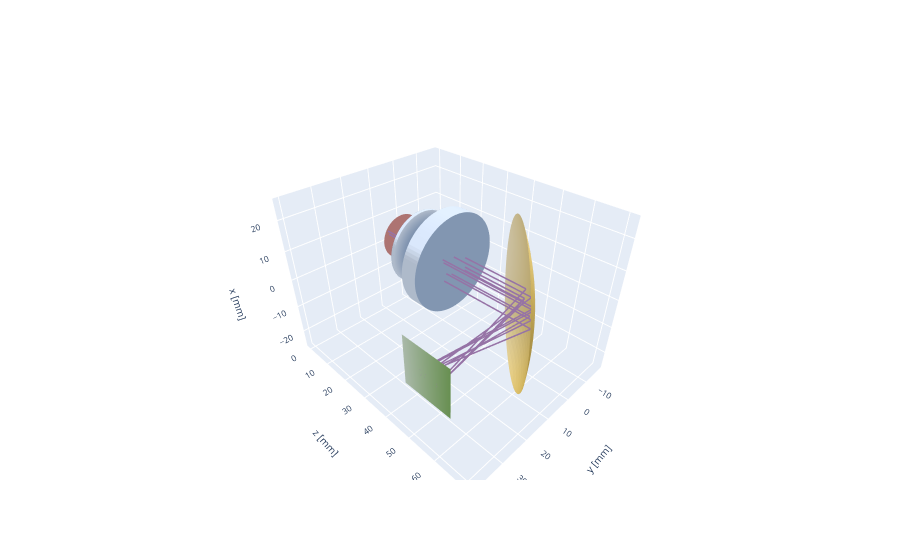

The cell this chart's notebook holds for it:
### Markdown cell above
Also 3D plotting is supported. Here rays always look correct since no projection is needed

### Code cell
dit.plotting.system3D.plot(system,RayPaths,resolution=24)

### Figure 1 — Plotly figure (JSON) as saved in the notebook; plotly's stock layout.template omitted (floating-point values rounded to 4 significant figures; data arrays with more than 128 entries replaced by an {"elided": "..."} marker saying what was removed)
{"data": [{"colorscale": [[0, "rgb(248, 206, 204)"], [1, "rgb(184, 84, 80)"]], "name": "light_source_0", "showscale": false, "type": "surface", "x": {"elided": "24x24 float values"}, "y": {"elided": "24x24 float values"}, "z": {"elided": "24x24 float values"}}, {"colorscale": [[0, "rgb(218, 232, 252)"], [1, "rgb(108, 142, 191)"]], "name": "lens1_0", "showscale": false, "type": "surface", "x": {"elided": "24x24 float values"}, "y": {"elided": "24x24 float values"}, "z": {"elided": "24x24 float values"}}, {"colorscale": [[0, "rgb(218, 232, 252)"], [1, "rgb(108, 142, 191)"]], "name": "lens1_1", "showscale": false, "type": "surface", "x": {"elided": "24x24 float values"}, "y": {"elided": "24x24 float values"}, "z": {"elided": "24x24 float values"}}, {"colorscale": [[0, "rgb(218, 232, 252)"], [1, "rgb(218, 232, 252)"]], "name": "lens1_2", "showscale": false, "type": "surface", "x": {"elided": "96x2 float values"}, "y": {"elided": "96x2 float values"}, "z": {"elided": "96x2 float values"}}, {"colorscale": [[0, "rgb(255, 242, 204)"], [1, "rgb(214, 182, 86)"]], "name": "mirror_0", "showscale": false, "type": "surface", "x": {"elided": "24x24 float values"}, "y": {"elided": "24x24 float values"}, "z": {"elided": "24x24 float values"}}, {"colorscale": [[0, "rgb(213, 232, 212)"], [1, "rgb(130, 179, 102)"]], "name": "detector_0", "showscale": false, "type": "surface", "x": {"elided": "24x24 float values"}, "y": {"elided": "24x24 float values"}, "z": {"elided": "24x24 float values"}}, {"colorscale": [[0, "rgb(218, 232, 252)"], [1, "rgb(108, 142, 191)"]], "name": "lens2_0", "showscale": false, "type": "surface", "x": {"elided": "24x24 float values"}, "y": {"elided": "24x24 float values"}, "z": {"elided": "24x24 float values"}}, {"colorscale": [[0, "rgb(218, 232, 252)"], [1, "rgb(108, 142, 191)"]], "name": "lens2_1", "showscale": false, "type": "surface", "x": {"elided": "24x24 float values"}, "y": {"elided": "24x24 float values"}, "z": {"elided": "24x24 float values"}}, {"colorscale": [[0, "rgb(218, 232, 252)"], [1, "rgb(218, 232, 252)"]], "name": "lens2_2", "showscale": false, "type": "surface", "x": {"elided": "96x2 float values"}, "y": {"elided": "96x2 float values"}, "z": {"elided": "96x2 float values"}}, {"hovertemplate": "ray id=0<br>X=%{x}<br>Y=%{y}<br>Z=%{z}<extra></extra>", "legendgroup": "", "line": {"color": "#9673a6", "dash": "solid", "width": 3}, "marker": {"symbol": "circle"}, "mode": "lines", "name": "", "scene": "scene", "showlegend": false, "type": "scatter3d", "x": [-2.425, -2.425, -2.425, -2.175, -2.17, -2.084, -0.4493], "y": [4.278, 4.278, 4.278, 3.839, 3.829, 3.678, 40.0], "z": [0.0, 10.0, 12.76, 22.8, 26.0, 59.4, 54.38]}, {"hovertemplate": "ray id=1<br>X=%{x}<br>Y=%{y}<br>Z=%{z}<extra></extra>", "legendgroup": "", "line": {"color": "#9673a6", "dash": "solid", "width": 3}, "marker": {"symbol": "circle"}, "mode": "lines", "name": "", "scene": "scene", "showlegend": false, "type": "scatter3d", "x": [2.797, 2.797, 2.797, 2.507, 2.501, 2.397, 0.5297], "y": [5.665, 5.665, 5.665, 5.078, 5.065, 4.855, 40.0], "z": [0.0, 10.0, 12.6, 22.68, 26.0, 60.4, 54.01]}, {"hovertemplate": "ray id=2<br>X=%{x}<br>Y=%{y}<br>Z=%{z}<extra></extra>", "legendgroup": "", "line": {"color": "#9673a6", "dash": "solid", "width": 3}, "marker": {"symbol": "circle"}, "mode": "lines", "name": "", "scene": "scene", "showlegend": false, "type": "scatter3d", "x": [4.172, 4.172, 4.172, 3.736, 3.726, 3.568, 0.791], "y": [6.035, 6.035, 6.035, 5.404, 5.389, 5.16, 40.0], "z": [0.0, 10.0, 12.46, 22.57, 26.0, 60.59, 53.95]}, {"hovertemplate": "ray id=3<br>X=%{x}<br>Y=%{y}<br>Z=%{z}<extra></extra>", "legendgroup": "", "line": {"color": "#9673a6", "dash": "solid", "width": 3}, "marker": {"symbol": "circle"}, "mode": "lines", "name": "", "scene": "scene", "showlegend": false, "type": "scatter3d", "x": [-5.218, -5.218, -5.218, -4.673, -4.66, -4.518, -0.7838], "y": [-5.176, -5.176, -5.176, -4.636, -4.623, -4.481, 40.0], "z": [0.0, 10.0, 12.46, 22.57, 26.0, 50.89, 59.5]}, {"hovertemplate": "ray id=4<br>X=%{x}<br>Y=%{y}<br>Z=%{z}<extra></extra>", "legendgroup": "", "line": {"color": "#9673a6", "dash": "solid", "width": 3}, "marker": {"symbol": "circle"}, "mode": "lines", "name": "", "scene": "scene", "showlegend": false, "type": "scatter3d", "x": [2.885, 2.885, 2.885, 2.591, 2.585, 2.494, 0.4985], "y": [0.5128, 0.5128, 0.5128, 0.4606, 0.4595, 0.4434, 40.0], "z": [0.0, 10.0, 12.91, 22.93, 26.0, 56.38, 55.79]}, {"hovertemplate": "ray id=5<br>X=%{x}<br>Y=%{y}<br>Z=%{z}<extra></extra>", "legendgroup": "", "line": {"color": "#9673a6", "dash": "solid", "width": 3}, "marker": {"symbol": "circle"}, "mode": "lines", "name": "", "scene": "scene", "showlegend": false, "type": "scatter3d", "x": [-5.035, -5.035, -5.035, -4.508, -4.496, -4.307, -0.9415], "y": [5.401, 5.401, 5.401, 4.837, 4.823, 4.621, 40.0], "z": [0.0, 10.0, 12.45, 22.56, 26.0, 60.09, 54.13]}, {"hovertemplate": "ray id=6<br>X=%{x}<br>Y=%{y}<br>Z=%{z}<extra></extra>", "legendgroup": "", "line": {"color": "#9673a6", "dash": "solid", "width": 3}, "marker": {"symbol": "circle"}, "mode": "lines", "name": "", "scene": "scene", "showlegend": false, "type": "scatter3d", "x": [-3.989, -3.989, -3.989, -3.574, -3.565, -3.458, -0.5997], "y": [-5.372, -5.372, -5.372, -4.813, -4.8, -4.656, 40.0], "z": [0.0, 10.0, 12.55, 22.64, 26.0, 50.77, 59.59]}, {"hovertemplate": "ray id=7<br>X=%{x}<br>Y=%{y}<br>Z=%{z}<extra></extra>", "legendgroup": "", "line": {"color": "#9673a6", "dash": "solid", "width": 3}, "marker": {"symbol": "circle"}, "mode": "lines", "name": "", "scene": "scene", "showlegend": false, "type": "scatter3d", "x": [-4.05, -4.05, -4.05, -3.629, -3.619, -3.511, -0.6069], "y": [-5.489, -5.489, -5.489, -4.918, -4.905, -4.758, 40.0], "z": [0.0, 10.0, 12.53, 22.63, 26.0, 50.64, 59.7]}, {"hovertemplate": "ray id=8<br>X=%{x}<br>Y=%{y}<br>Z=%{z}<extra></extra>", "legendgroup": "", "line": {"color": "#9673a6", "dash": "solid", "width": 3}, "marker": {"symbol": "circle"}, "mode": "lines", "name": "", "scene": "scene", "showlegend": false, "type": "scatter3d", "x": [-3.761, -3.761, -3.761, -3.376, -3.368, -3.244, -0.6623], "y": [1.634, 1.634, 1.634, 1.467, 1.463, 1.41, 40.0], "z": [0.0, 10.0, 12.83, 22.86, 26.0, 57.28, 55.33]}, {"hovertemplate": "ray id=9<br>X=%{x}<br>Y=%{y}<br>Z=%{z}<extra></extra>", "legendgroup": "", "line": {"color": "#9673a6", "dash": "solid", "width": 3}, "marker": {"symbol": "circle"}, "mode": "lines", "name": "", "scene": "scene", "showlegend": false, "type": "scatter3d", "x": [0.09678, 0.09678, 0.09678, 0.08681, 0.08659, 0.08403, 0.01468], "y": [-5.375, -5.375, -5.375, -4.822, -4.809, -4.667, 40.0], "z": [0.0, 10.0, 12.71, 22.77, 26.0, 50.88, 59.49]}], "layout": {"scene": {"aspectmode": "data", "aspectratio": {"x": 1, "y": 1, "z": 1}, "camera": {"up": {"x": 1, "y": 0, "z": 0}}, "xaxis": {"tickfont": {"size": 10}, "title": {"font": {"size": 10}, "text": "x [mm]"}, "visible": true}, "yaxis": {"tickfont": {"size": 10}, "title": {"font": {"size": 10}, "text": "y [mm]"}, "visible": true}, "zaxis": {"tickfont": {"size": 10}, "title": {"font": {"size": 10}, "text": "z [mm]"}, "visible": true}}}}
